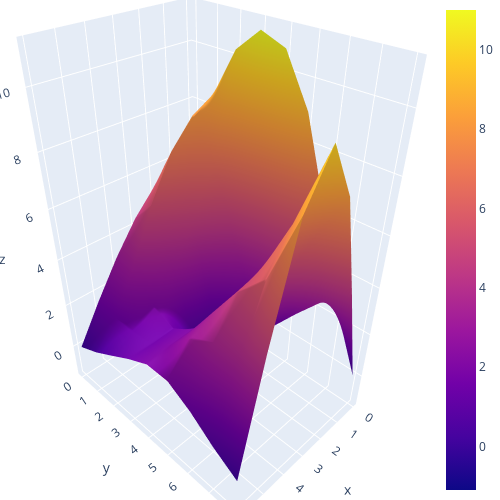

The notebook cell saved with this chart:
### Code cell
fig = go.Figure(data=[go.Surface(z=df.values)])

fig.update_layout(title='Mt Bruno Elevation', autosize=False,
                  width=500, height=500,
                  margin=dict(l=0, r=0, b=0, t=0))

fig.show()

### Figure 1 — Plotly figure (JSON) as saved in the notebook; plotly's stock layout.template omitted (floating-point values rounded to 4 significant figures)
{"data": [{"type": "surface", "z": [[6, 5.894, 5.321, 4.362, 3.1, 1.619, 0], [8.479, 8, 7.023, 5.315, 3.279, 1.541, 0.4245], [10.21, 6.629, 4.631, 3.112, 2, 1.449, 0.9665], [11.01, 3.944, 0.9215, 0.5033, 1.594, 1.532, 1.525], [10.67, 1.537, -1.1, 1.939, 2.175, 2.152, 2], [9, 1, 1.059, 3.205, 3.595, 3.159, 1.996], [5.928, 2.253, 4, 5.231, 5.005, 3.586, 1.425], [2.453, 3.414, 6.297, 7.318, 5.952, 3.769, 0.6409], [0, 4.176, 8.142, 10, 8.448, 4.559, 0]]}], "layout": {"autosize": false, "height": 500, "margin": {"b": 0, "l": 0, "r": 0, "t": 0}, "title": {"text": "Mt Bruno Elevation"}, "width": 500}}
